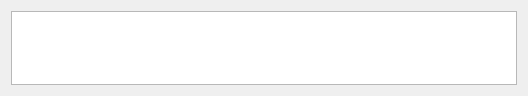
<?xml version="1.0" encoding="UTF-8"?>
<ui version="4.0">
 <class>QDebugWidget</class>
 <widget class="QWidget" name="QDebugWidget">
  <property name="geometry">
   <rect>
    <x>0</x>
    <y>0</y>
    <width>528</width>
    <height>96</height>
   </rect>
  </property>
  <property name="windowTitle">
   <string>Form</string>
  </property>
  <layout class="QVBoxLayout" name="verticalLayout">
   <item>
    <widget class="QTextBrowser" name="txtBrower"/>
   </item>
  </layout>
 </widget>
 <resources/>
 <connections/>
</ui>
